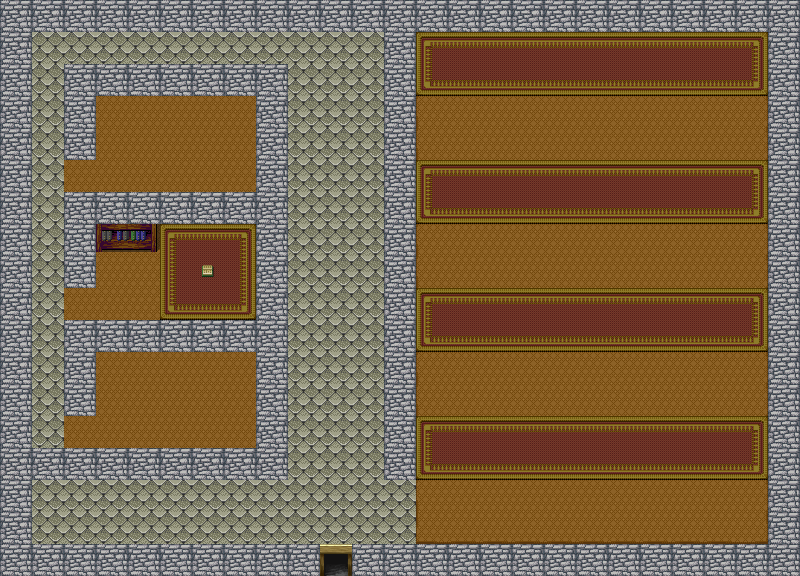

This is a level from a 2D game, rendered from its Tiled map with the project's own tilesets. A one-line summary and the map file follow, with tile-layer data summarised:
An orthogonal 25x18 tile map with 32x32 px tiles, 4 tile layers (Basic, Carpets, MOAR Carpets, Statue).

<map version="1.0" orientation="orthogonal" width="25" height="18" tilewidth="32" tileheight="32">
 <tileset firstgid="1" name="indoors" tilewidth="32" tileheight="32">
  <properties>
   <property name="above" value="33" />
   <property name="solid" value="1,2,5,7,8,33,41" />
  </properties>
  <image source="../assets/images/indoors.png" width="256" height="224" />
 </tileset>
 <layer name="Basic" width="25" height="18">
  <data>[450 cells, 450 non-empty, 3 distinct tile ids]</data>
 </layer>
 <layer name="Carpets" width="25" height="18">
  <data>[450 cells, 224 non-empty, 18 distinct tile ids]</data>
 </layer>
 <layer name="MOAR Carpets" width="25" height="18">
  <data>[450 cells, 91 non-empty, 9 distinct tile ids]</data>
 </layer>
 <layer name="Statue" width="25" height="18">
  <data>[450 cells, 2 non-empty, 2 distinct tile ids]</data>
 </layer>
</map>